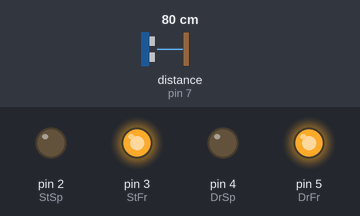
Recording of a sketch running on a simulated Arduino Uno, built with avr-gcc and run on an emulated ATmega328P. On the bench: output pins drawn as LEDs (lit = HIGH). Dashed ring = blinking. Inputs (shaded band) come from the test bench; at power-on: distance to the obstacle (sensor on pin 7) 80 cm. The echo pulse lasts 58.3 µs per cm.

Above: at 1.2 s.
1.3 s: distance to the obstacle (sensor on pin 7) set to 22 cm
2.8 s: distance to the obstacle (sensor on pin 7) set to 17 cm
At 3.2 s:
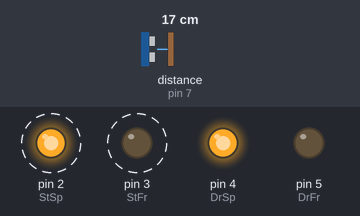
5.8 s: distance to the obstacle (sensor on pin 7) set to 35 cm
At 6.8 s:
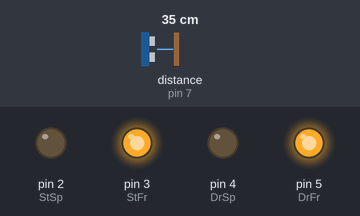
7.5 s: distance to the obstacle (sensor on pin 7) set to 2 cm
At 8.15 s:
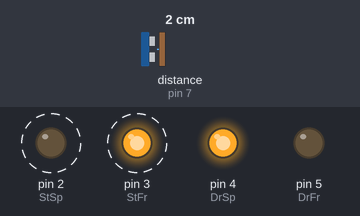
Timing chart, 0 to 11.5 s (numbered marks = the images above; inputs shaded):
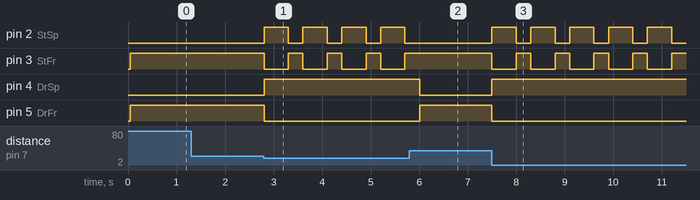

Measured:
- the behaviour switches between 20 and 19 cm on distance to the obstacle (sensor on pin 7) (found by bisection; images 0 and 1)
- after the input at 1.3 s, every drawn part: stays the same
- after the input at 2.8 s, pin 2 (StSp): alternates HIGH for 0.50 s and LOW for 0.30 s, starting at once; pin 3 (StFr): alternates HIGH for 0.30 s and LOW for 0.50 s, starting at once; pin 4 (DrSp): LOW → HIGH at once; pin 5 (DrFr): HIGH → LOW at once
- after the input at 5.8 s, pin 2 (StSp): stops changing and stays LOW; pin 3 (StFr): stops changing and stays HIGH; pin 4 (DrSp): HIGH → LOW after 0.21 s; pin 5 (DrFr): LOW → HIGH after 0.21 s
- after the input at 7.5 s, pin 2 (StSp): alternates HIGH for 0.50 s and LOW for 0.30 s, starting at once; pin 3 (StFr): alternates HIGH for 0.30 s and LOW for 0.50 s, starting at once; pin 4 (DrSp): LOW → HIGH at once; pin 5 (DrFr): HIGH → LOW at once

The sketch:

codRobot.ino
```cpp
#include <NewPing.h>

#define TRIG_PIN 8
#define ECHO_PIN 7
#define DISTANTA_MAX 400 // distanta pana la care senzorul masoara distanta
#define DISTANTA_COLIZIUNE 20 // distanta de coliziune la care robotul face stop si da inapoi este de : 20cm
NewPing sonar(TRIG_PIN, ECHO_PIN, DISTANTA_MAX);

// L298n module
// 1(+)inainte dreapta = DrFr
// 2(+)inapoi dreapta = DrSp
// 3(+)inainte stanga = StFr
// 4(+)inapoi stanga = StSp
int executieDans=1;
int DrFr = 5;
int DrSp = 4;
int StFr = 3;
int StSp = 2;

void setup() {
  Serial.begin(9600);
  pinMode(DrFr, OUTPUT);
  pinMode(StFr, OUTPUT);
  pinMode(DrSp, OUTPUT);
  pinMode(StSp, OUTPUT);
  digitalWrite(DrFr, LOW);
  digitalWrite(StFr, LOW);
  digitalWrite(DrSp, LOW);
  digitalWrite(StSp, LOW);


}

int scan() {
  return (sonar.ping() / US_ROUNDTRIP_CM); //masurare distanta in cm
}

void loop() {
  //Aici se intampla dansul, o singura executare
  //la fiecare pornire a masinii

  if(executieDans==1){
    Dans();
    executieDans=0;
  }
  int dist = scan();
  if (dist < DISTANTA_COLIZIUNE) {
    STOP();
    mersSpate();
    delay(500);
    virajDreapta();
    delay(300);
  }
  else {
    mersFata();
  }
}

void Dans(){
  mersFata();
  mersSpate();
  virajDreapta();
  mersFata();
  STOP();
}

void STOP() {
  digitalWrite(DrFr, LOW);
  digitalWrite(StFr, LOW);
  digitalWrite(DrSp, LOW);
  digitalWrite(StSp, LOW);
}

void mersFata() {
  digitalWrite(DrFr, HIGH);
  digitalWrite(StFr, HIGH);
  digitalWrite(DrSp, LOW);
  digitalWrite(StSp, LOW);
}

void mersSpate() {
  digitalWrite(DrFr, LOW);
  digitalWrite(StFr, LOW);
  digitalWrite(DrSp, HIGH);
  digitalWrite(StSp, HIGH);
}

void virajDreapta() {
  digitalWrite(DrFr, LOW);
  digitalWrite(StFr, HIGH);
  digitalWrite(DrSp, HIGH);
  digitalWrite(StSp, LOW);
}

void virajStanga() {
  digitalWrite(DrFr, HIGH);
  digitalWrite(StFr, LOW);
  digitalWrite(DrSp, LOW);
  digitalWrite(StSp, HIGH);
}
```
